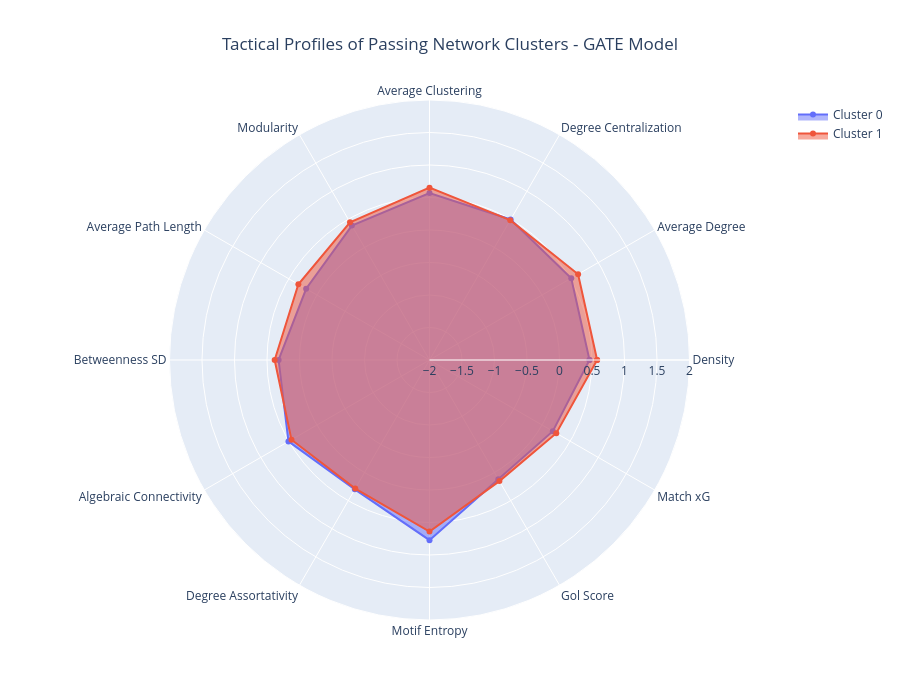

Notebook code for this chart:
### Code cell
create_radar_plot2(graph_embeddings_gate_model,label="Tactical Profiles of Passing Network Clusters - GATE Model")

### Figure 1 — Plotly figure (JSON) as saved in the notebook; plotly's stock layout.template omitted (floating-point values rounded to 4 significant figures)
{"data": [{"fill": "toself", "name": "Cluster 0", "r": [0.4615, 0.5181, 0.4969, 0.5686, 0.3878, 0.1912, 0.3215, 0.5057, 0.2973, 0.7715, 0.1182, 0.1909, 0.4615], "theta": ["Density", "Average Degree", "Degree Centralization", "Average Clustering", "Modularity", "Average Path Length", "Betweenness SD", "Algebraic Connectivity", "Degree Assortativity", "Motif Entropy", "Gol Score", "Match xG", "Density"], "type": "scatterpolar"}, {"fill": "toself", "name": "Cluster 1", "r": [0.579, 0.6398, 0.4845, 0.6518, 0.4451, 0.3293, 0.3822, 0.4519, 0.2841, 0.6386, 0.1515, 0.2523, 0.579], "theta": ["Density", "Average Degree", "Degree Centralization", "Average Clustering", "Modularity", "Average Path Length", "Betweenness SD", "Algebraic Connectivity", "Degree Assortativity", "Motif Entropy", "Gol Score", "Match xG", "Density"], "type": "scatterpolar"}], "layout": {"height": 700, "polar": {"radialaxis": {"range": [-2, 2], "visible": true}}, "showlegend": true, "title": {"text": "Tactical Profiles of Passing Network Clusters - GATE Model", "x": 0.5}, "width": 900}}
